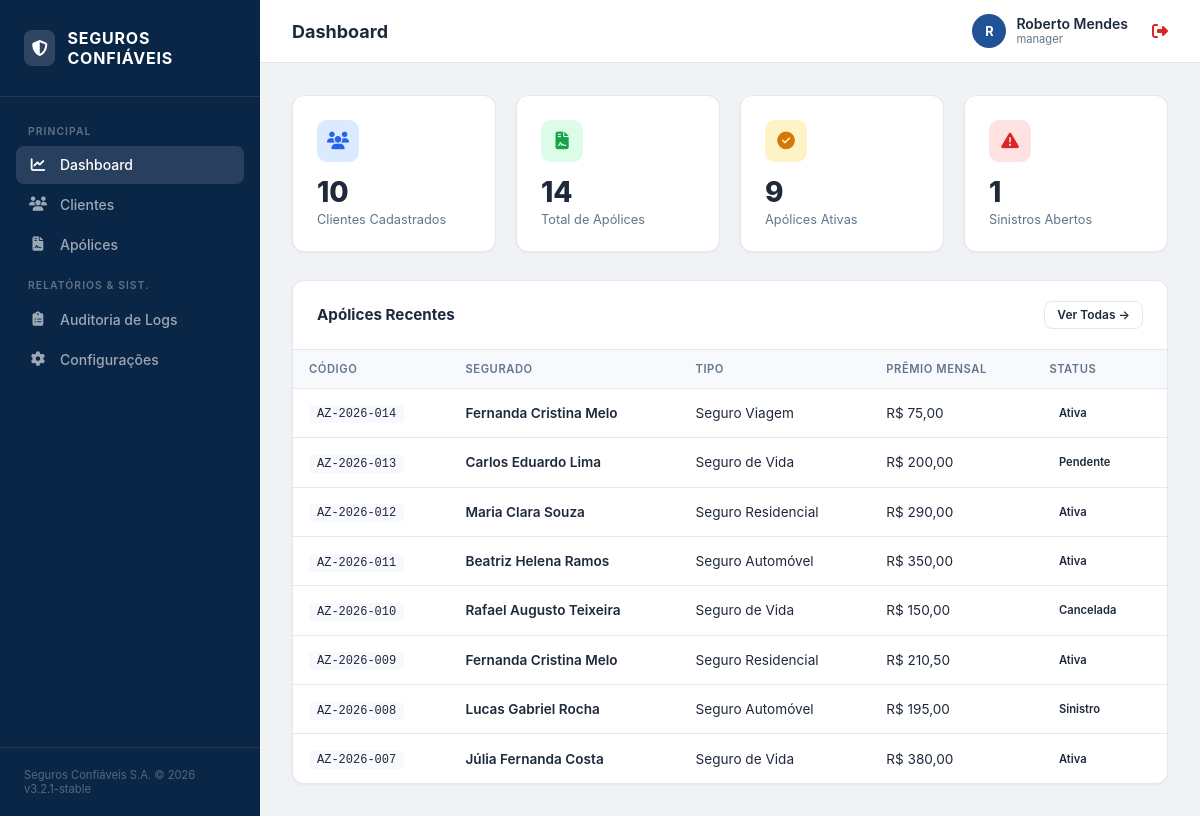
Page /dashboard.php (signed in) on the committed database.
### tables this page shows
CREATE TABLE IF NOT EXISTS apolices (
    id INT AUTO_INCREMENT PRIMARY KEY,
    codigo VARCHAR(20),
    cliente_id INT,
    tipo VARCHAR(100),
    valor_cobertura DECIMAL(12,2),
    premio_mensal DECIMAL(10,2),
    status VARCHAR(30) DEFAULT 'Ativa',
    data_inicio DATE,
    data_fim DATE,
    observacoes TEXT,
    FOREIGN KEY (cliente_id) REFERENCES clientes(id)
);

CREATE TABLE IF NOT EXISTS clientes (
    id INT AUTO_INCREMENT PRIMARY KEY,
    nome VARCHAR(255),
    email VARCHAR(255),
    cpf VARCHAR(20),
    telefone VARCHAR(20),
    endereco VARCHAR(255),
    foto VARCHAR(255),
    created_at DATETIME DEFAULT CURRENT_TIMESTAMP
);

### includes/db.php (called while the page is built, shortened)
<?php
function badgeClass($status) {
    switch($status) {
        case 'Ativa': return 'badge-success';
        case 'Pendente': return 'badge-warning';
        case 'Sinistro': return 'badge-danger';
        case 'Cancelada': return 'badge-secondary';
    }
}
?>

### dashboard.php (the view, shortened to what this page needs)
<?php
require_once 'includes/db.php';
$total_clientes = $mysqli->query("SELECT COUNT(*) as c FROM clientes")->fetch_assoc()['c'];
$total_apolices = $mysqli->query("SELECT COUNT(*) as c FROM apolices")->fetch_assoc()['c'];
$apolices_ativas = $mysqli->query("SELECT COUNT(*) as c FROM apolices WHERE status='Ativa'")->fetch_assoc()['c'];
$sinistros = $mysqli->query("SELECT COUNT(*) as c FROM apolices WHERE status='Sinistro'")->fetch_assoc()['c'];
$recent = $mysqli->query("SELECT a.codigo, a.tipo, a.status, a.premio_mensal, c.nome
    FROM apolices a JOIN clientes c ON a.cliente_id = c.id ORDER BY a.id DESC LIMIT 8");
include 'includes/layout/header.php';
include 'includes/layout/sidebar.php';
include 'includes/layout/topbar.php';
?>
<div class="stats-row">
    <div class="stat-card">
        <div class="stat-icon blue"><i class="fas fa-users"></i></div>
        <div class="stat-value"><?= $total_clientes ?></div>
        <div class="stat-label">Clientes Cadastrados</div>
    </div>
    <div class="stat-card">
        <div class="stat-icon green"><i class="fas fa-file-contract"></i></div>
        <div class="stat-value"><?= $total_apolices ?></div>
        <div class="stat-label">Total de Apólices</div>
    </div>
    <div class="stat-card">
        <div class="stat-icon yellow"><i class="fas fa-check-circle"></i></div>
        <div class="stat-value"><?= $apolices_ativas ?></div>
        <div class="stat-label">Apólices Ativas</div>
    </div>
    <div class="stat-card">
        <div class="stat-icon red"><i class="fas fa-triangle-exclamation"></i></div>
        <div class="stat-value"><?= $sinistros ?></div>
        <div class="stat-label">Sinistros Abertos</div>
    </div>
</div>
<div class="card">
    <div class="card-header">
        <h3 class="card-title">Apólices Recentes</h3>
        <a href="policies.php" class="btn btn-outline btn-sm">Ver Todas →</a>
    </div>
    <div class="card-body" style="padding: 0;">
        <div class="table-wrapper">
            <table>
                <thead>
                    <tr>
                        <th>Código</th>
                        <th>Segurado</th>
                        <th>Tipo</th>
                        <th>Prêmio Mensal</th>
                        <th>Status</th>
                    </tr>
                </thead>
                <tbody>
                    <?php while ($row = $recent->fetch_assoc()): ?>
                    <tr>
                        <td><code style="background: var(--surface-alt); padding: 2px 8px; border-radius: 4px; font-size: 0.75rem;"><?= htmlspecialchars($row['codigo']) ?></code></td>
                        <td style="font-weight: 600;"><?= htmlspecialchars($row['nome']) ?></td>
                        <td><?= htmlspecialchars($row['tipo']) ?></td>
                        <td>R$ <?= number_format($row['premio_mensal'], 2, ',', '.') ?></td>
                        <td><span class="badge <?= badgeClass($row['status']) ?>"><?= htmlspecialchars($row['status']) ?></span></td>
                    </tr>
                    <?php endwhile; ?>
                </tbody>
            </table>
        </div>
    </div>
</div>
<?php include 'includes/layout/footer.php'; ?>

### assets/css/style.css (style rules this page uses)
:root { --primary: #0a2647; --primary-light: #144272; --accent: #205295; --accent-light: #2c74b3; --success: #059669; --warning: #d97706; --danger: #dc2626; --info: #0284c7; --bg: #f0f2f5; --surface: #ffffff; --surface-alt: #f8f9fc; --text: #1e293b; --text-muted: #64748b; --text-light: #94a3b8; --border: #e2e8f0; --shadow-sm: 0 1px 2px 0 rgb(0 0 0 / 0.05); --shadow: 0 1px 3px 0 rgb(0 0 0 / 0.1), 0 1px 2px -1px rgb(0 0 0 / 0.1); --shadow-md: 0 4px 6px -1px rgb(0 0 0 / 0.1), 0 2px 4px -2px rgb(0 0 0 / 0.1); --radius: 8px; --radius-lg: 12px; }
*, *::before, *::after { margin: 0; padding: 0; box-sizing: border-box; }
body { font-family: 'Inter', -apple-system, system-ui, sans-serif; background: var(--bg); color: var(--text); -webkit-font-smoothing: antialiased; }
a { color: inherit; text-decoration: none; }
.card { background: white; border: 1px solid var(--border); border-radius: var(--radius-lg); box-shadow: var(--shadow-sm); }
.card-header { padding: 1.25rem 1.5rem; border-bottom: 1px solid var(--border); display: flex; justify-content: space-between; align-items: center; }
.card-title { font-size: 0.95rem; font-weight: 700; }
.card-body { padding: 1.5rem; }
.stats-row { display: grid; grid-template-columns: repeat(4, 1fr); gap: 1.25rem; margin-bottom: 1.75rem; }
.stat-card { background: white; border: 1px solid var(--border); border-radius: var(--radius-lg); padding: 1.5rem; box-shadow: var(--shadow-sm); }
.stat-icon { width: 42px; height: 42px; border-radius: 10px; display: flex; align-items: center; justify-content: center; font-size: 1.1rem; margin-bottom: 1rem; }
.stat-icon.blue { background: #dbeafe; color: #2563eb; }
.stat-icon.green { background: #dcfce7; color: #16a34a; }
.stat-icon.yellow { background: #fef3c7; color: #d97706; }
.stat-icon.red { background: #fee2e2; color: #dc2626; }
.stat-value { font-size: 1.75rem; font-weight: 800; color: var(--text); line-height: 1; }
.stat-label { font-size: 0.8rem; color: var(--text-muted); margin-top: 0.35rem; }
.table-wrapper { overflow-x: auto; }
table { width: 100%; border-collapse: collapse; }
thead th { text-align: left; padding: 0.75rem 1rem; font-size: 0.7rem; font-weight: 600; text-transform: uppercase; letter-spacing: 0.05em; color: var(--text-muted); border-bottom: 1px solid var(--border); background: var(--surface-alt); }
tbody td { padding: 0.875rem 1rem; font-size: 0.85rem; border-bottom: 1px solid var(--border); vertical-align: middle; }
tbody tr:last-child td { border-bottom: none; }
.badge { display: inline-block; padding: 0.2rem 0.6rem; border-radius: 50px; font-size: 0.7rem; font-weight: 600; }
.btn { display: inline-flex; align-items: center; gap: 8px; padding: 0.55rem 1.1rem; border-radius: var(--radius); font-size: 0.8rem; font-weight: 600; font-family: inherit; cursor: pointer; border: 1px solid transparent; transition: all 0.15s; }
.btn-outline { background: white; border-color: var(--border); color: var(--text); }
.btn-sm { padding: 0.35rem 0.75rem; font-size: 0.75rem; }

### rows in the picture
apolices: codigo "AZ-2026-014", cliente.nome "Fernanda Cristina Melo", tipo "Seguro Viagem", premio_mensal "75,00", status "Ativa"
apolices: codigo "AZ-2026-013", cliente.nome "Carlos Eduardo Lima", tipo "Seguro de Vida", premio_mensal "200,00", status "Pendente"
apolices: codigo "AZ-2026-012", cliente.nome "Maria Clara Souza", tipo "Seguro Residencial", premio_mensal "290,00", status "Ativa"
apolices: codigo "AZ-2026-011", cliente.nome "Beatriz Helena Ramos", tipo "Seguro Automóvel", premio_mensal "350,00", status "Ativa"
apolices: codigo "AZ-2026-010", cliente.nome "Rafael Augusto Teixeira", tipo "Seguro de Vida", premio_mensal "150,00", status "Cancelada"
apolices: codigo "AZ-2026-009", cliente.nome "Fernanda Cristina Melo", tipo "Seguro Residencial", premio_mensal "210,50", status "Ativa"
apolices: codigo "AZ-2026-008", cliente.nome "Lucas Gabriel Rocha", tipo "Seguro Automóvel", premio_mensal "195,00", status "Sinistro"
apolices: codigo "AZ-2026-007", cliente.nome "Júlia Fernanda Costa", tipo "Seguro de Vida", premio_mensal "380,00", status "Ativa"

### other values in the picture
$pageTitle "Dashboard"
substr($_SESSION['user'] ?? 'U', 0, 1) "R"
$_SESSION['user'] "Roberto Mendes"
$_SESSION['role'] "manager"
$total_clientes "10"
$total_apolices "14"
$apolices_ativas "9"
$sinistros "1"
